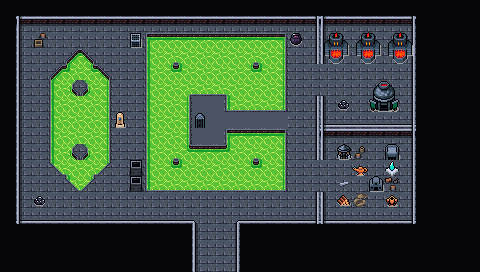

This is a level from a 2D game, rendered from its Tiled map with the project's own tilesets. A one-line summary and the map file follow, with tile-layer data summarised:
An orthogonal 30x17 tile map with 16x16 px tiles, 5 tile layers (Collision, Floor, Walls, Walls Supplementary, ...), 2 tilesets and 23 objects.

<map version="1.10" tiledversion="1.10.1" orientation="orthogonal" renderorder="right-down" width="30" height="17" tilewidth="16" tileheight="16" infinite="0" nextlayerid="9" nextobjectid="89">
 <editorsettings>
  <export target="wastetown..tmx" format="tmx" />
 </editorsettings>
 <tileset firstgid="1" source="../../../../common/maps/tileset/main.tsx" />
 <tileset firstgid="10113" source="../../../../common/maps/tileset/buildings.tsx" />
 <layer id="6" name="Collision" width="30" height="17">
  <data>[510 cells, 228 non-empty, 12 distinct tile ids]</data>
 </layer>
 <layer id="7" name="Floor" width="30" height="17">
  <data>[510 cells, 510 non-empty, 2 distinct tile ids]</data>
 </layer>
 <layer id="2" name="Walls" width="30" height="17">
  <data>[510 cells, 375 non-empty, 28 distinct tile ids]</data>
 </layer>
 <layer id="8" name="Walls Supplementary" width="30" height="17">
  <data>[510 cells, 34 non-empty, 12 distinct tile ids]</data>
 </layer>
 <layer id="3" name="Clutter" width="30" height="17">
  <properties>
   <property name="spriteLayer" type="bool" value="true" />
  </properties>
  <data>[510 cells, 36 non-empty, 26 distinct tile ids]</data>
 </layer>
 <objectgroup id="4" name="Objects">
  <object id="38" template="../../../../common/maps/obj/entry_up.tx" x="192" y="270.665" width="48" height="16">
   <properties>
    <property name="teleport" value="" />
   </properties>
  </object>
  <object id="50" template="../../../../common/maps/obj/enemy.tx" x="117.217" y="90.704">
   <properties>
    <property name="enemy" value="Clay Golem" />
    <property name="threatRange" type="int" value="30" />
    <property name="waypoints" value="88,87,86,85,83" />
   </properties>
  </object>
  <object id="65" template="../../../../common/maps/obj/gold.tx" x="192.391" y="145.196" />
  <object id="66" template="../../../../common/maps/obj/gold.tx" x="19.3334" y="46.6666" />
  <object id="67" template="../../../../common/maps/obj/enemy.tx" x="243.575" y="213.45">
   <properties>
    <property name="enemy" value="Clay Golem" />
    <property name="threatRange" type="int" value="30" />
    <property name="waypoints" value="84,82,81,82" />
   </properties>
  </object>
  <object id="68" template="../../../../common/maps/obj/enemy.tx" x="325.845" y="85.3379">
   <properties>
    <property name="enemy" value="Golem" />
    <property name="threatRange" type="int" value="30" />
    <property name="waypoints" value="79,80" />
   </properties>
  </object>
  <object id="69" template="../../../../common/maps/obj/enemy.tx" x="224.586" y="125.875">
   <properties>
    <property name="enemy" value="Golem" />
    <property name="threatRange" type="int" value="30" />
   </properties>
  </object>
  <object id="72" template="../../../../common/maps/obj/gold.tx" x="330.667" y="179.333" />
  <object id="73" template="../../obj/booster.tx" x="49.5" y="44.5">
   <properties>
    <property name="reward">[{"editions":["TLA","TLE"],"type":"card","count":10,"rarity":["Common"]},{"editions":["TLA","TLE"],"type":"card","count":3,"rarity":["Uncommon"]},{"editions":["TLA","TLE"],"type":"card","count":1,"rarity":["Rare","Mythic Rare"]}]</property>
   </properties>
  </object>
  <object id="74" template="../../../../common/maps/obj/enemy.tx" x="96.5" y="218">
   <properties>
    <property name="enemy" value="Clay Golem" />
    <property name="threatRange" type="int" value="30" />
    <property name="waypoints" value="83,85,86,87,88" />
   </properties>
  </object>
  <object id="75" template="../../../../common/maps/obj/treasure.tx" x="194" y="114">
   <properties>
    <property name="reward">[{
  "type": "randomCard",
  "count": 1,
  "rarity": [ "rare", "mythic rare" ],
  "colors": [ "colorID" ]
},{
  "type": "randomCard",
  "count": 4,
  "rarity": [ "uncommon" ],
  "addMaxCount": 2
}]</property>
    <property name="spawn.Hard" type="bool" value="false" />
   </properties>
  </object>
  <object id="76" template="../../../../common/maps/obj/manashards.tx" x="392.5" y="83.5" />
  <object id="77" template="../../../../common/maps/obj/manashards.tx" x="366.5" y="157.5" />
  <object id="79" template="../../../../common/maps/obj/waypoint.tx" x="357.5" y="86.5" />
  <object id="80" template="../../../../common/maps/obj/waypoint.tx" x="295" y="87.5" />
  <object id="81" template="../../../../common/maps/obj/waypoint.tx" x="293.5" y="166" />
  <object id="82" template="../../../../common/maps/obj/waypoint.tx" x="288.5" y="214" />
  <object id="83" template="../../../../common/maps/obj/waypoint.tx" x="97" y="217.5" />
  <object id="84" template="../../../../common/maps/obj/waypoint.tx" x="189" y="215.5" />
  <object id="85" template="../../../../common/maps/obj/waypoint.tx" x="25.5" y="180.5" />
  <object id="86" template="../../../../common/maps/obj/waypoint.tx" x="29.5" y="47" />
  <object id="87" template="../../../../common/maps/obj/waypoint.tx" x="111.5" y="45" />
  <object id="88" template="../../../../common/maps/obj/waypoint.tx" x="136" y="128" />
 </objectgroup>
</map>
